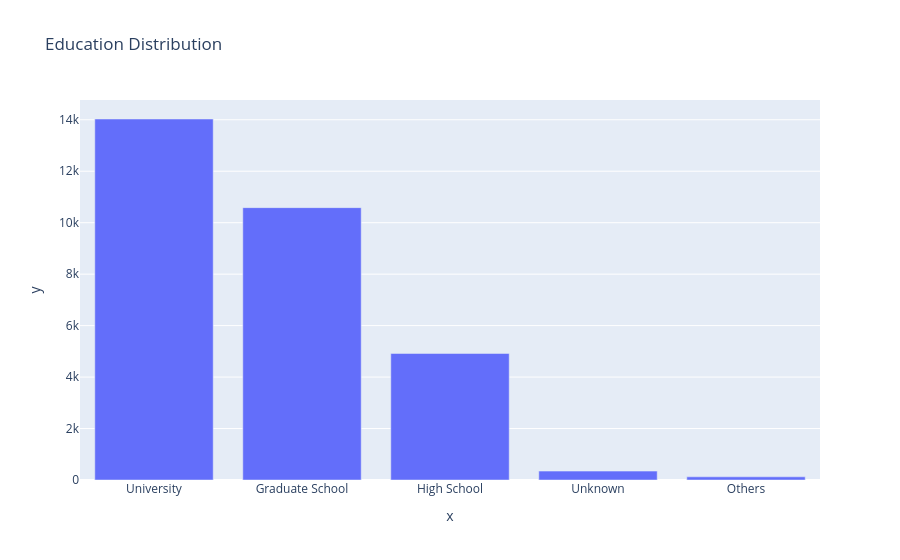

Notebook code cell kept with this figure:
### Code cell
education = df["EDUCATION"].replace({
    1: "Graduate School",
    2: "University",
    3: "High School",
    4: "Others",
    5: "Unknown",
    6: "Unknown",
    0: "Unknown"
})

fig = px.bar(
    x=education.value_counts().index,
    y=education.value_counts().values,
    title="Education Distribution"
)

fig.show()

### Figure 1 — Plotly figure (JSON) as saved in the notebook; plotly's stock layout.template omitted (floating-point values rounded to 4 significant figures)
{"data": [{"hovertemplate": "x=%{x}<br>y=%{y}<extra></extra>", "legendgroup": "", "marker": {"color": "#636efa", "pattern": {"shape": ""}}, "name": "", "orientation": "v", "showlegend": false, "textposition": "auto", "type": "bar", "x": ["University", "Graduate School", "High School", "Unknown", "Others"], "xaxis": "x", "y": [14030, 10585, 4917, 345, 123], "yaxis": "y"}], "layout": {"barmode": "relative", "legend": {"tracegroupgap": 0}, "title": {"text": "Education Distribution"}, "xaxis": {"anchor": "y", "domain": [0, 1], "title": {"text": "x"}}, "yaxis": {"anchor": "x", "domain": [0, 1], "title": {"text": "y"}}}}
